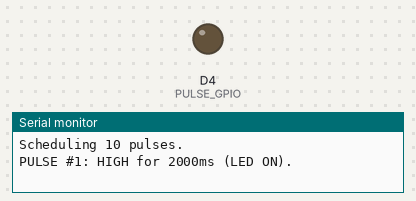
Bench run of a sketch on a simulated ESP8266 (Wemos D1 mini). Parts: output pins drawn as LEDs (lit = HIGH), the last lines printed to the serial monitor. WiFi joins after 1.5 s; servers stay silent unless stated; the local clock reads 2024-03-15 10:24:30 at power-on unless the sketch sets it; not simulated (calls return 0 or success): secrets.h.

Above: at 2.5 s.
At 7.0 s:
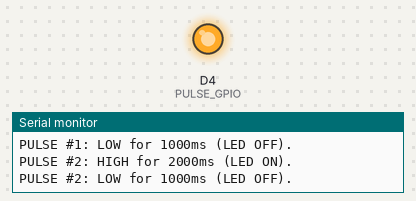
Timing chart, 0 to 8.4 s (numbered marks = the images above):
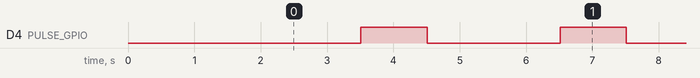

The sketch:

Wemos_clock_flash.ino
```cpp
// --- DESCRIPTION ---
// On the hour (NTP via WiFi) it flashes the LED &
// GPIO pin the commensurate number of times to
// drive an external clock load of some sort.
// The only bit I wrote is this comment block!
// Written by Gemini - it took to or three attempts
// and was sorted out within fifteen minutes.
// ---------------------------


#include <ESP8266WiFi.h>  // Correct library for ESP8266
#include <time.h>         // Standard C time library
#include "sntp.h"         // SNTP configuration for ESP8266
#include <secrets.h>      // Your network credentials

// --- HARDWARE CONFIGURATION ---
// D4 corresponds to GPIO 2 on the ESP8266/D1 Mini.
#define PULSE_GPIO D4           // GPIO 2 (D4 on Wemos D1 Mini)
#define ONBOARD_LED PULSE_GPIO  // The onboard LED is also on D4

#define PULSE_DURATION_MS 2000  // 2 seconds high pulse
#define GAP_DURATION_MS 1000    // 1 second gap

// --- DEBUG CONFIGURATION ---
// Set to 'true' to run the pulse pattern every TEST_MODE_INTERVAL_SEC
const bool TEST_MODE = false;
// The interval (in seconds) between test patterns (30s = 30000ms)
const unsigned long TEST_MODE_INTERVAL_SEC = 30;
// ---------------------------


// --- TIME CONFIGURATION ---
const char* ntpServer = "pool.ntp.org";

// GMT (London) base offset is 0 hours (0 seconds).
// We use POSIX time rules to handle GMT/BST automatically.
// The "GMT0BST,M3.5.0/1,M10.5.0" string tells the ESP8266 when to switch.
const char* TZ_INFO = "GMT0BST,M3.5.0/1,M10.5.0";

// --- SCHEDULER STATE VARIABLES ---
unsigned long lastStateChangeTime = 0;
int currentPatternHour = -1;
int pulsesToExecute = 0;
int pulseCounter = 0;

// State machine states
enum PulseState
{
  STATE_IDLE,
  STATE_PULSE_HIGH,
  STATE_PULSE_LOW
};

PulseState currentState = STATE_IDLE;


// --- FUNCTION PROTOTYPES ---
void setup();
void loop();
void syncTime();
void handlePulsePattern();
int getCurrentHourIn24HourFormat();


// ---------------------------------------------------------------------
// --- INITIALIZATION AND SETUP ---
// ---------------------------------------------------------------------

void setup()
{
  Serial.begin(115200);

  // Set the pulse pin as output
  pinMode(PULSE_GPIO, OUTPUT);

  // Ensure both pin states are LOW/OFF initially
  digitalWrite(PULSE_GPIO, LOW);

  // --- Initial Wi-Fi connection attempt ---
  Serial.printf("\nConnecting to %s\n", WIFI_SSID);
  WiFi.begin(WIFI_SSID, WIFI_PASSWORD);

  int attempts = 0;
  while (WiFi.status() != WL_CONNECTED && attempts < 20)
  {
    delay(500);
    Serial.print(".");
    attempts++;
  }

  if (WiFi.status() == WL_CONNECTED)
  {
    Serial.println("\nWiFi Connected.");
    syncTime();
  }
  else
  {
    Serial.println("\nWiFi Failed. Running with unsynced time.");
  }
}


// ---------------------------------------------------------------------
// --- TIME AND SCHEDULING LOGIC ---
// ---------------------------------------------------------------------

void syncTime()
{
  // 1. Set the time zone rule (TZ_INFO handles GMT/BST switch)
  //configTzFile(TZ_INFO);
  configTzTime(TZ_INFO, ntpServer);

  // 2. Configure and synchronize SNTP
  sntp_setservername(0, (char*)ntpServer);
  sntp_init();

  Serial.println("Waiting for NTP time synchronization...");

  // Wait for the time to be set (up to 10 seconds)
  time_t now = time(nullptr);
  int attempts = 0;
  while (now < 100000 && attempts < 20)
  {
    delay(500);
    Serial.print("*");
    now = time(nullptr);
    attempts++;
  }

  struct tm timeinfo;
  if (getLocalTime(&timeinfo))
  {
    Serial.println("\nTime synchronized successfully.");
    Serial.print("Current time (BST/GMT adjusted): ");
    Serial.println(asctime(&timeinfo));
  }
  else
  {
    Serial.println("\nFailed to obtain time from NTP after waiting.");
  }
}

int getCurrentHourIn24HourFormat()
{
  struct tm timeinfo;
  // getLocalTime uses the TZ rule set by configTzFile
  if (!getLocalTime(&timeinfo))
  {
    return -1;  // Time not yet synced
  }
  return timeinfo.tm_hour;  // Returns 0-23 (24-hour clock)
}

// ---------------------------------------------------------------------
// --- NON-BLOCKING PULSE HANDLER (FSM) ---
// ---------------------------------------------------------------------

void setOutputHigh()
{
  // The pulse pin is driven HIGH for the signal.
  digitalWrite(PULSE_GPIO, HIGH);

  // The onboard LED is Active LOW, so we write LOW to turn it ON.
  digitalWrite(ONBOARD_LED, LOW);
}

void setOutputLow()
{
  // The pulse pin is driven LOW for the gap/idle.
  digitalWrite(PULSE_GPIO, LOW);

  // The onboard LED is Active LOW, so we write HIGH to turn it OFF.
  digitalWrite(ONBOARD_LED, HIGH);
}


// void handlePulsePattern()
// {
//   unsigned long currentTime = millis();

//   switch (currentState)
//   {
//     case STATE_IDLE:
//       {
//         int currentHour = getCurrentHourIn24HourFormat();

//         // Check if the hour has changed AND the time is valid
//         if (currentHour != -1 && currentHour != currentPatternHour)
//         {

//           // Calculate the required number of pulses based on the hour (1-12)
//           int hour_12 = (currentHour % 12 == 0) ? 12 : (currentHour % 12);
//           pulsesToExecute = hour_12;

//           currentPatternHour = currentHour;
//           pulseCounter = 0;

//           Serial.printf("New hour detected: %02d:00. Scheduling %d pulses.\n", currentHour, pulsesToExecute);

//           // Transition to the first pulse
//           currentState = STATE_PULSE_HIGH;
//           lastStateChangeTime = currentTime;

//           // Turn pin HIGH and LED ON
//           setOutputHigh();
//           Serial.printf("PULSE #1: HIGH for %dms (LED ON).\n", PULSE_DURATION_MS);
//         }
//         break;
//       }

//     case STATE_PULSE_HIGH:
//       {
//         if (currentTime - lastStateChangeTime >= PULSE_DURATION_MS)
//         {
//           // Pulse is over, count it and transition to gap
//           pulseCounter++;

//           // Turn pin LOW and LED OFF
//           setOutputLow();
//           lastStateChangeTime = currentTime;
//           currentState = STATE_PULSE_LOW;

//           // Log the state change
//           if (pulseCounter < pulsesToExecute)
//           {
//             Serial.printf("PULSE #%d: LOW for %dms (LED OFF).\n", pulseCounter, GAP_DURATION_MS);
//           }
//         }
//         break;
//       }

//     case STATE_PULSE_LOW:
//       {
//         // Check if gap is over
//         if (currentTime - lastStateChangeTime >= GAP_DURATION_MS)
//         {

//           if (pulseCounter < pulsesToExecute)
//           {
//             // Start next pulse
//             setOutputHigh();
//             lastStateChangeTime = currentTime;
//             currentState = STATE_PULSE_HIGH;
//             Serial.printf("PULSE #%d: HIGH for %dms (LED ON).\n", pulseCounter + 1, PULSE_DURATION_MS);
//           }
//           else
//           {
//             // Pattern complete, return to idle
//             Serial.printf("Pattern complete for hour %02d. Total pulses: %d. Idling (LED OFF).\n", currentPatternHour, pulsesToExecute);
//             currentState = STATE_IDLE;
//           }
//         }
//         break;
//       }
//   }
// }

void handlePulsePattern() {
    unsigned long currentTime = millis();
    static unsigned long lastTestTriggerTime = 0; // Tracks the last trigger time in test mode

    switch (currentState) {
        case STATE_IDLE: {

            int newPulsesToExecute = 0;
            bool trigger = false;

            if (TEST_MODE) {
                // --- A. TEST MODE LOGIC ---
                if (currentTime - lastTestTriggerTime >= (TEST_MODE_INTERVAL_SEC * 1000UL)) {
                    // In Test Mode, we will loop through pulse counts 1 to 12 sequentially.
                    lastTestTriggerTime = currentTime;
                    currentPatternHour = (currentPatternHour + 1) % 12; // Cycle 0 through 11
                    newPulsesToExecute = (currentPatternHour == 0) ? 12 : currentPatternHour;
                    trigger = true;
                    Serial.printf("\n*** TEST MODE TRIGGER ***. Simulating hour: %d.\n", newPulsesToExecute);
                }
            } else {
                // --- B. PRODUCTION MODE LOGIC ---
                int currentHour = getCurrentHourIn24HourFormat();

                if (currentHour != -1 && currentHour != currentPatternHour) {
                    // Calculate the required number of pulses based on the hour (1-12)
                    int hour_12 = (currentHour % 12 == 0) ? 12 : (currentHour % 12);
                    currentPatternHour = currentHour; // Store the actual 24hr clock time
                    newPulsesToExecute = hour_12;
                    trigger = true;
                    Serial.printf("\n*** PRODUCTION TRIGGER ***. New hour detected: %02d:00.\n", currentHour);
                }
            }

            // --- C. COMMON TRIGGER ACTION ---
            if (trigger) {
                pulsesToExecute = newPulsesToExecute;
                pulseCounter = 0;

                Serial.printf("Scheduling %d pulses.\n", pulsesToExecute);

                // Transition to the first pulse
                currentState = STATE_PULSE_HIGH;
                lastStateChangeTime = currentTime;

                // Turn pin HIGH and LED ON
                setOutputHigh();
                Serial.printf("PULSE #1: HIGH for %dms (LED ON).\n", PULSE_DURATION_MS);
            }
            break;
        }

        // --- STATE_PULSE_HIGH and STATE_PULSE_LOW remain unchanged ---
        case STATE_PULSE_HIGH: {
            if (currentTime - lastStateChangeTime >= PULSE_DURATION_MS) {
                pulseCounter++;
                setOutputLow();
                lastStateChangeTime = currentTime;
                currentState = STATE_PULSE_LOW;

                if (pulseCounter < pulsesToExecute) {
                    Serial.printf("PULSE #%d: LOW for %dms (LED OFF).\n", pulseCounter, GAP_DURATION_MS);
                }
            }
            break;
        }

        case STATE_PULSE_LOW: {
            if (currentTime - lastStateChangeTime >= GAP_DURATION_MS) {

                if (pulseCounter < pulsesToExecute) {
                    setOutputHigh();
                    lastStateChangeTime = currentTime;
                    currentState = STATE_PULSE_HIGH;
                    Serial.printf("PULSE #%d: HIGH for %dms (LED ON).\n", pulseCounter + 1, PULSE_DURATION_MS);
                } else {
                    Serial.printf("Pattern complete for hour %02d. Total pulses: %d. Idling (LED OFF).\n", currentPatternHour, pulsesToExecute);
                    currentState = STATE_IDLE;
                }
            }
            break;
        }
    }
}

// ---------------------------------------------------------------------
// --- MAIN LOOP ---
// ---------------------------------------------------------------------

void loop()
{
  // Keep Wi-Fi connected
  if (WiFi.status() != WL_CONNECTED)
  {
    // Attempt to reconnect every time the loop runs, which is fast and non-blocking
    WiFi.reconnect();
  }

  // The core of the scheduling logic, runs every loop
  handlePulsePattern();

  // Allow system tasks (like Wi-Fi and SNTP) to run
  yield();
}
```

Measured:
- by itself, D4 (PULSE_GPIO): alternates HIGH for 1.0 s and LOW for 2.0 s, 19 changes in all, then stays HIGH
